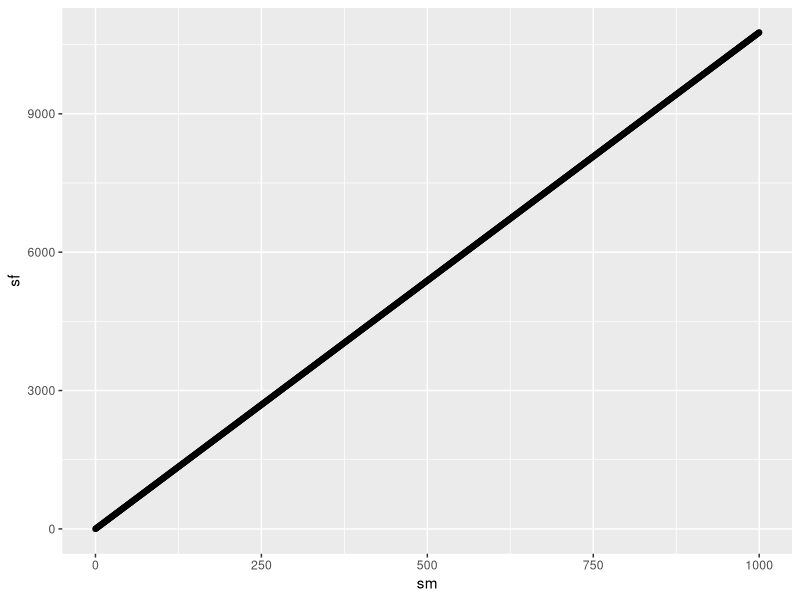

The R script that drew this image:
## ---- chunk 1
beta0 <- 74847.14
beta1 <- 309.3924
beta2 <- -57860.89 
beta3 <- 7932.713
## ---- chunk 2
library(ggplot2)
beta1 <- 10.7639
sm <- 0:1000

sf <- beta1*sm

qplot(sm,sf)

